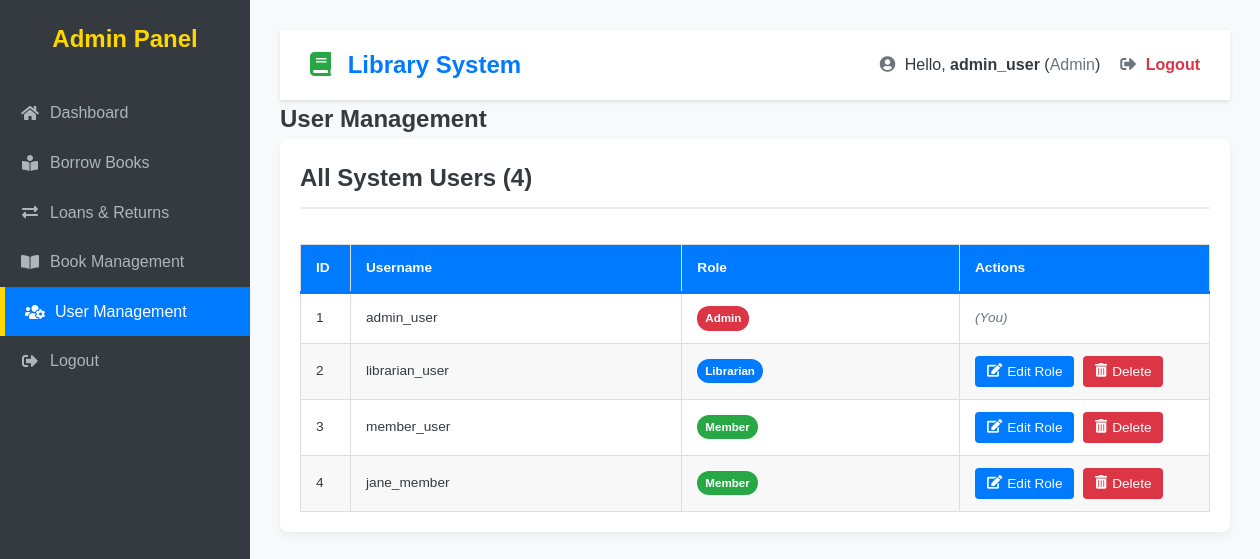
The app's page /userManagement.php (signed in) with its own data.
### tables this page shows
CREATE TABLE IF NOT EXISTS `users` (
  `user_id` int(10) UNSIGNED NOT NULL,
  `role_id` int(10) UNSIGNED NOT NULL,
  `username` varchar(50) NOT NULL,
  `email` varchar(100) NOT NULL,
  `password_hash` varchar(255) NOT NULL,
  `first_name` varchar(50) DEFAULT NULL,
  `last_name` varchar(50) DEFAULT NULL,
  `registration_date` datetime NOT NULL DEFAULT current_timestamp()
);

CREATE TABLE IF NOT EXISTS `roles` (
  `role_id` int(10) UNSIGNED NOT NULL,
  `role_name` varchar(50) NOT NULL
);

### userManagement.php (the view, shortened to what this page needs)
<?php
require_once 'connect.php';
$users = [];
$sql_users = "
    SELECT u.user_id, u.username, u.role_id, r.role_name
    FROM users u
    JOIN roles r ON u.role_id = r.role_id
    ORDER BY u.user_id ASC";
if ($stmt = mysqli_prepare($conn, $sql_users)) {
    if (mysqli_stmt_execute($stmt)) {
        $result = mysqli_stmt_get_result($stmt);
        while ($row = mysqli_fetch_assoc($result)) {
            $users[] = $row;
        }
    } else {
        $error = "Failed to fetch users: " . mysqli_error($conn);
    }
}
?>
<!DOCTYPE html>
<html lang="en">
<head>
    <link rel="stylesheet" href="styles.css">
    <link rel="stylesheet" href="https://cdnjs.cloudflare.com/ajax/libs/font-awesome/5.15.3/css/all.min.css">
</head>
<body>
    <div class="dashboard-layout">
        <?php include 'sidebar.php';  ?>
        <section class="main-content">
                <?php include 'navbar.php';  ?>
                <h1>User Management</h1>
                <div class="card">
                    <h2>All System Users (<?php echo count($users); ?>)</h2>
                    <?php if (empty($users)): ?>
                        <p style="text-align: center; padding: 20px;">No users found in the system.</p>
                    <?php else: ?>
                    <div class="table-container">
                        <table class="book-table user-table">
                            <thead>
                                <tr>
                                    <th>ID</th>
                                    <th>Username</th>
                                    <th>Role</th>
                                    <th>Actions</th>
                                </tr>
                            </thead>
                            <tbody>
                                <?php foreach ($users as $user): ?>
                                    <tr>
                                        <td><?php echo htmlspecialchars($user['user_id']); ?></td>
                                        <td><?php echo htmlspecialchars($user['username']); ?></td>
                                        <td>
                                            <span class="role-display role-<?php echo htmlspecialchars($user['role_id']); ?>">
                                                <?php echo htmlspecialchars($user['role_name']); ?>
                                            </span>
                                        </td>
                                        <td>
                                            <?php if ($user['user_id'] != $user_id):  ?>
                                                <button
                                                    class="btn-primary"
                                                    onclick="openEditModal(
                                                        <?php echo $user['user_id']; ?>,
                                                        '<?php echo htmlspecialchars($user['username']); ?>',
                                                        '<?php echo htmlspecialchars($user['role_id']); ?>'
                                                    )"
                                                >
                                                    <i class="fas fa-edit"></i> Edit Role
                                                </button>
                                                <form method="POST" action="userManagement.php" style="display: inline-block; margin-left: 5px;" onsubmit="return confirm('Are you sure you want to delete user <?php echo htmlspecialchars($user['username']); ?>? This action is irreversible.');">
                                                    <button type="submit" class="btn-danger"><i class="fas fa-trash-alt"></i> Delete</button>
                                                </form>
                                            <?php else: ?>
                                                <span style="color: var(--secondary-color); font-style: italic;">(You)</span>
                                            <?php endif; ?>
                                        </td>
                                    </tr>
                                <?php endforeach; ?>
                            </tbody>
                        </table>
                    </div>
                    <?php endif; ?>
                </div>
        </section>
    </div>
</body>
</html>

### styles.css (style rules this page uses)
* { margin: 0; padding: 0; box-sizing: border-box; }
:root { --primary-color: #007bff; --secondary-color: #6c757d; --accent-color: #28a745; --bg-color: #f8f9fa; --text-color: #343a40; --card-bg: #ffffff; --sidebar-bg: #343a40; }
body { font-family: Arial, sans-serif; line-height: 1.6; background-color: var(--bg-color); color: var(--text-color); }
.dashboard-layout { display: flex; min-height: 100vh; }
.main-content { flex-grow: 1; padding: 30px; background-color: var(--bg-color); }
.data-card, .card { background-color: var(--card-bg); padding: 20px; border-radius: 8px; box-shadow: 0 4px 10px rgba(0, 0, 0, 0.05); }
.table-container { overflow-x: auto; max-height: 60vh; }
.book-table { width: 100%; border-collapse: collapse; margin-top: 15px; }
.book-table th, .book-table td { padding: 12px 15px; text-align: left; border-bottom: 1px solid #ddd; vertical-align: middle; font-size: 0.9em; }
.book-table th { background-color: var(--primary-color); color: white; position: sticky; top: 0; z-index: 10; }
.role-1 { background-color: #ffc107; color: #343a40; }
.role-2 { background-color: var(--accent-color); color: white; }
.role-3 { background-color: var(--primary-color); color: white; }
.card, .card-form { background-color: var(--card-bg); padding: 25px; margin-bottom: 20px; border-radius: 8px; box-shadow: 0 4px 6px rgba(0, 0, 0, 0.1); }
.card h2, .card-form h2 { color: var(--text-color); border-bottom: 2px solid #eee; padding-bottom: 10px; margin-bottom: 20px; }
.table-container { overflow-x: auto; margin-top: 15px; }
.book-table { width: 100%; border-collapse: collapse; font-size: 0.95em; min-width: 900px; }
.book-table thead tr { background-color: var(--secondary-color); color: #ffffff; text-align: left; border-bottom: 3px solid var(--primary-color); }
.book-table th, .book-table td { padding: 12px 15px; border: 1px solid #ddd; vertical-align: middle; }
.book-table tbody tr:nth-child(even) { background-color: #f8f8f8; }
.card { background-color: var(--card-bg); padding: 20px; border-radius: 8px; box-shadow: 0 4px 8px rgba(0, 0, 0, 0.05); margin-bottom: 20px; }
.table-container { overflow-x: auto; }
.book-table th, .book-table td { padding: 12px 15px; text-align: left; border-bottom: 1px solid #ddd; }
.user-table th:nth-child(1), .user-table td:nth-child(1) { width: 50px; }
.user-table th:nth-child(4), .user-table td:nth-child(4) { width: 250px; white-space: nowrap; }
.role-display { padding: 3px 8px; border-radius: 12px; font-size: 0.85em; font-weight: 600; color: white; text-align: center; display: inline-block; }
.role-1 { background-color: #dc3545; }
.role-2 { background-color: var(--primary-color); }
.role-3 { background-color: var(--accent-color); }
.btn-primary { background-color: var(--primary-color); color: white; padding: 8px 12px; border: none; border-radius: 4px; cursor: pointer; font-size: 0.85rem; font-weight: 500; transition: background-color 0.2s; text-decoration: none; display: inline-flex; align-items: center; }
.btn-danger { background-color: #dc3545; color: white; padding: 8px 12px; border: none; border-radius: 4px; cursor: pointer; font-size: 0.85rem; font-weight: 500; transition: background-color 0.2s; text-decoration: none; display: inline-flex; align-items: center; }
.btn-primary i, .btn-danger i { margin-right: 5px; }

### records on screen
users: user_id "1", username "admin_user", role.role_name "Admin", shows "(You)"
users: user_id "2", username "librarian_user", role.role_name "Librarian"
users: user_id "3", username "member_user", role.role_name "Member"
users: user_id "4", username "jane_member", role.role_name "Member"

### other values on screen
$sidebar_title "Admin Panel"
$details['label'] "Dashboard"
$details['label'] "Borrow Books"
$details['label'] "Loans & Returns"
$details['label'] "Book Management"
$details['label'] "User Management"
$username "admin_user"
$role_name "Admin"
count($users) "4"
